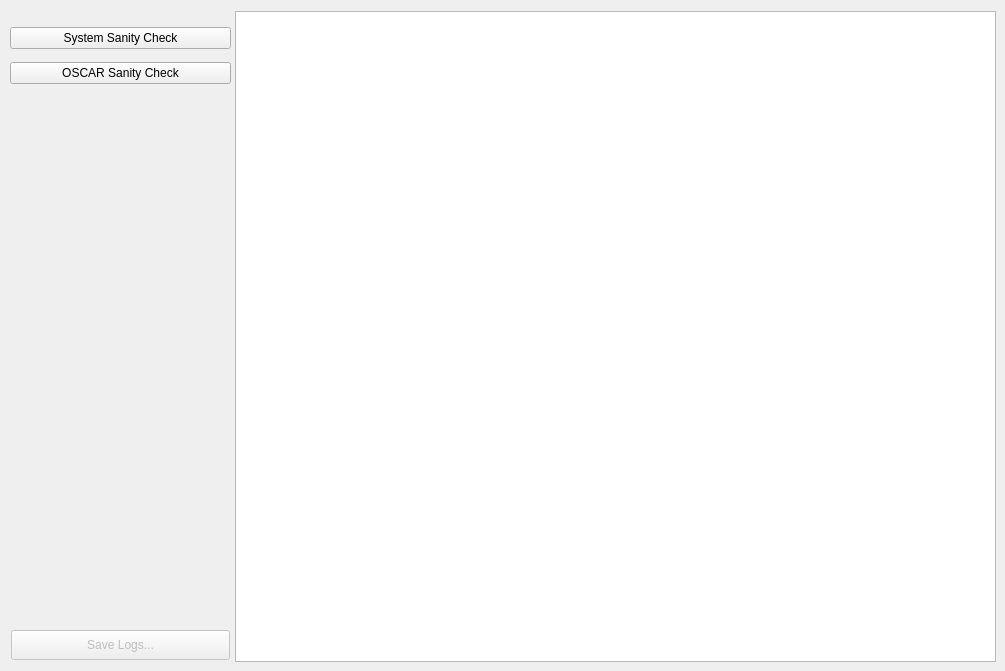
      <widget class="QWidget" name="tab_3" >
       <attribute name="title" >
        <string>Sanity Check</string>
       </attribute>
       <widget class="QWidget" name="verticalLayout_4" >
        <property name="geometry" >
         <rect>
          <x>10</x>
          <y>20</y>
          <width>221</width>
          <height>71</height>
         </rect>
        </property>
        <layout class="QVBoxLayout" >
         <property name="spacing" >
          <number>6</number>
         </property>
         <property name="leftMargin" >
          <number>0</number>
         </property>
         <property name="topMargin" >
          <number>0</number>
         </property>
         <property name="rightMargin" >
          <number>0</number>
         </property>
         <property name="bottomMargin" >
          <number>0</number>
         </property>
         <item>
          <widget class="QPushButton" name="systemSanityCheckButton" >
           <property name="text" >
            <string>System Sanity Check</string>
           </property>
          </widget>
         </item>
         <item>
          <widget class="QPushButton" name="oscarSanityCheckButton" >
           <property name="text" >
            <string>OSCAR Sanity Check</string>
           </property>
          </widget>
         </item>
        </layout>
       </widget>
       <widget class="QPushButton" name="saveSanityCheckLogsButton" >
        <property name="enabled" >
         <bool>false</bool>
        </property>
        <property name="geometry" >
         <rect>
          <x>11</x>
          <y>630</y>
          <width>219</width>
          <height>30</height>
         </rect>
        </property>
        <property name="text" >
         <string>Save Logs...</string>
        </property>
       </widget>
       <widget class="QTextBrowser" name="sanityCheckTextWidget" >
        <property name="geometry" >
         <rect>
          <x>235</x>
          <y>11</y>
          <width>761</width>
          <height>651</height>
         </rect>
        </property>
       </widget>
      </widget>
